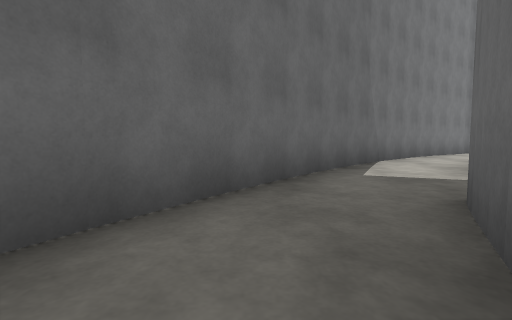
[1] (above)

17 first-person views from a walk through a world built for the Gazebo simulator. The camera is 0.94 m above the floor, tilts 4° down and sees 85° across. The floor is counted in squares, 2 m on a side. Each view is taken from the middle of a square. On the plan, view 1 faces up. The plan holds only what a view shows up to about 9 squares ahead; the rest is blank. The place goes on beyond the plan.

[2]
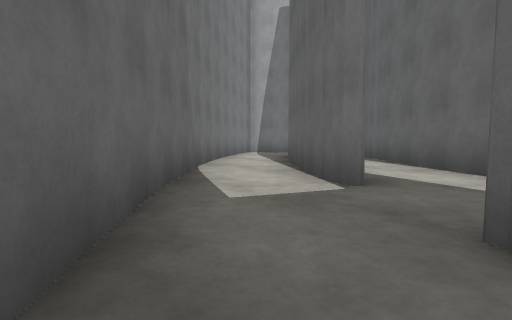

[3]
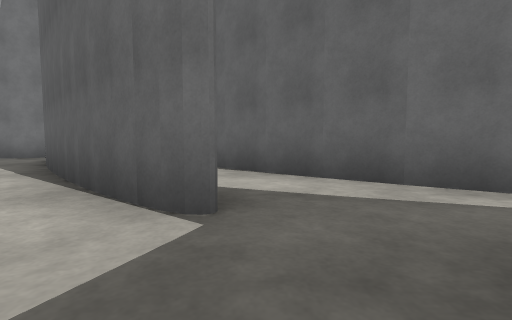

[4]
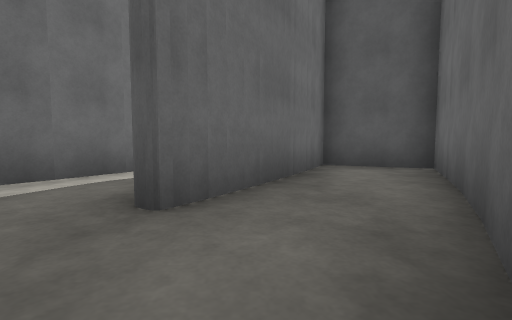

[5]
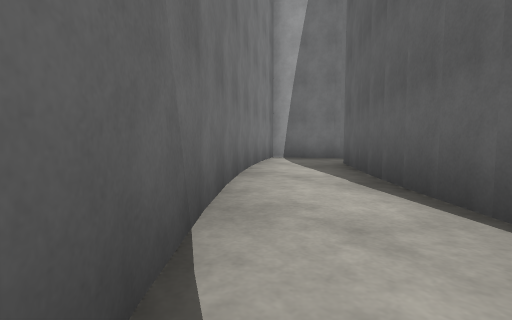

[6]
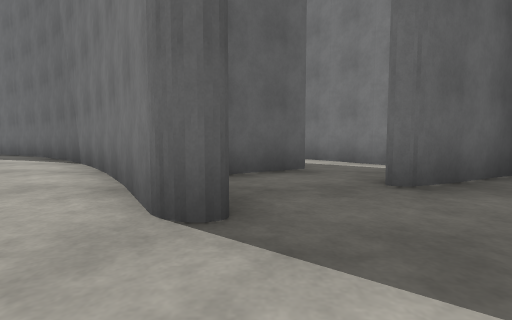

[7]
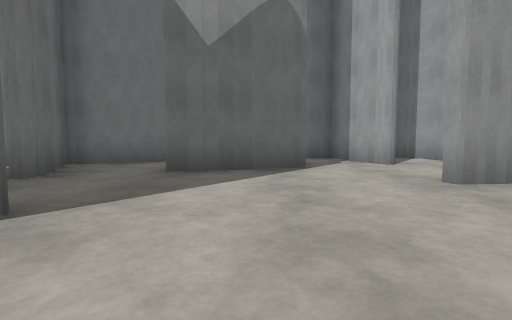

[8]
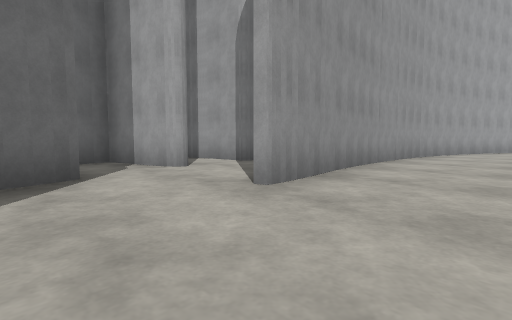

[9]
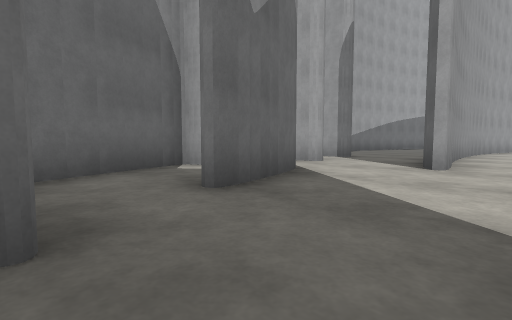

[10]
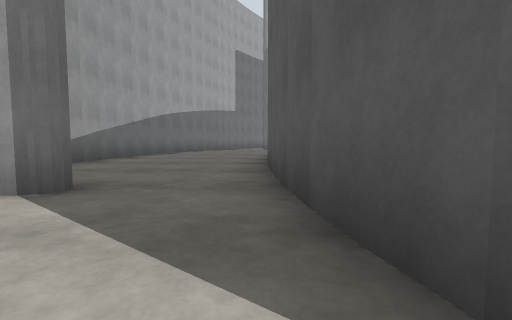

[11]
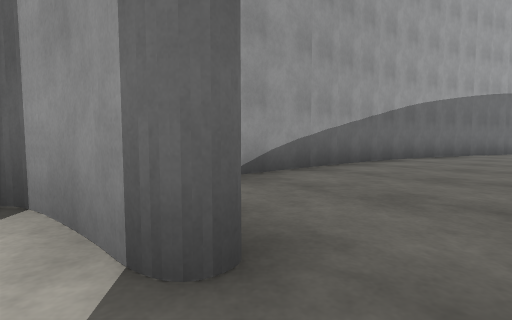

[12]
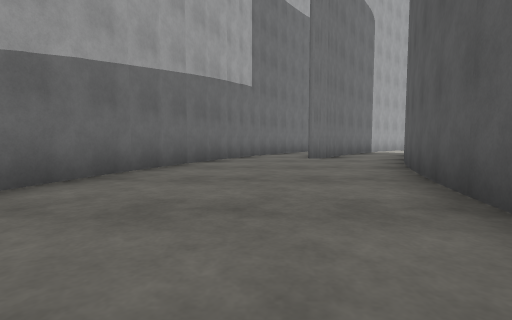

[13]
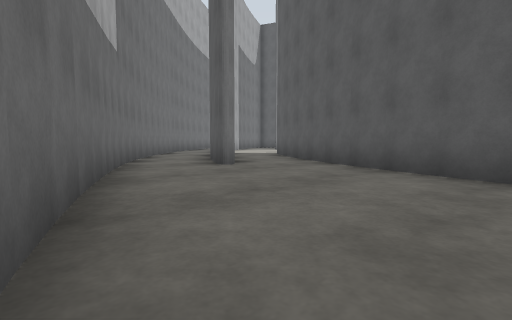

[14]
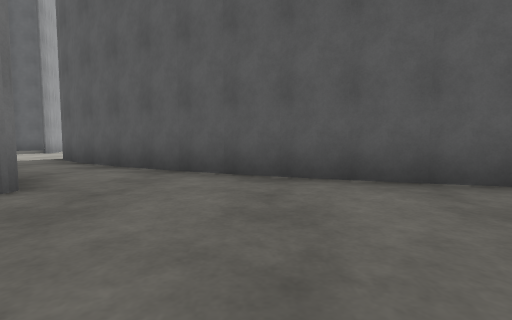

[15]
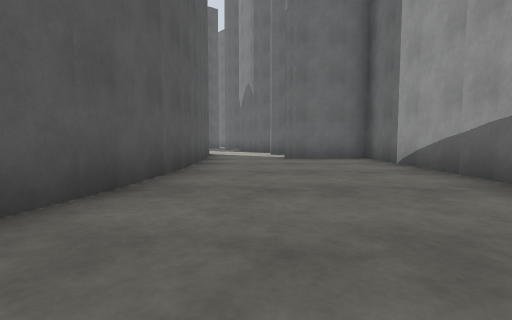

[16]
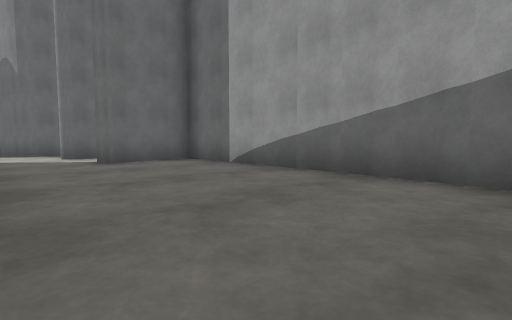

[17]
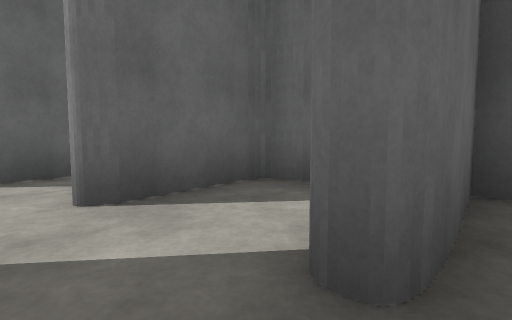

### Floor plan
Ten units are one square. View 1 is at (0, 0); x grows to the right and y downward. Boxes are objects, and circles mark ways between rooms. Rooms are numbered by the first view taken in them; rooms with no view inside come last. Other rooms are left out.
<svg viewBox="-25 -134 335 229">
<path fill="none" stroke="#000" d="M-9 -15 -20 6 -4 13 15 -20M1 -30 -10 -14M28 -35 33 -42M31 -41 38 -48M9 -42 1 -30M23 -57 8 -41M32 4 29 10M45 -15 31 5M62 -33 44 -15M81 -49 60 -33M103 -64 79 -49M181 -84 142 -80M142 -83 148 -85M146 -84 159 -87M175 -86 168 -85M203 -84 179 -84M208 -83 202 -83M230 -79 207 -83M123 -96 107 -92M127 -98 121 -96M74 -78 82 -66M144 -107 139 -124 132 -123M144 -108 140 -125M127 -109 129 -100M84 -105 92 -86M84 -105 92 -89M164 -109 163 -123M162 -121 161 -126M145 -126 148 -107M227 -85 265 -72M241 -124 217 -127M210 -87 224 -85M218 -128 166 -129 168 -110M264 -71 286 -60M284 -108 239 -124M286 -86 302 -76M183 -89 211 -87M305 -96 282 -108M301 -70 286 -80M159 -86 185 -89M86 -88 78 -103 47 -81M58 -66 74 -78M88 -86 85 -90M31 -66 23 -57M47 -81 30 -65M38 -48 58 -67M117 -119 84 -105M297 -51 304 -45M285 -60 298 -51M57 -35 79 -56"/>
<circle cx="10" cy="-30" r="3" fill="#2a7"/>
<circle cx="30" cy="-60" r="3" fill="#2a7"/>
<circle cx="145" cy="-95" r="3" fill="#2a7"/>
<circle cx="90" cy="-80" r="3" fill="#2a7"/>
<circle cx="100" cy="-100" r="3" fill="#2a7"/>
<circle cx="170" cy="-100" r="3" fill="#2a7"/>
<circle cx="50" cy="-80" r="3" fill="#2a7"/>
<text x="0" y="-10">1</text>
<text x="20" y="-40">2</text>
<text x="170" y="90">3</text>
<text x="160" y="-110">4</text>
<text x="240" y="-100">5</text>
<text x="70" y="-80">6</text>
<text x="40" y="-70">7</text>
<text x="110" y="-110">8</text>
<text x="300" y="-60">9</text>
<text x="50" y="-40">10</text>
</svg>
Room 1 opens to room 2. Room 2 opens to room 7. Room 3 opens to room 4. Room 3 opens to room 6. Room 3 opens to room 8. Room 4 opens to room 5. Room 6 opens to room 7.

Where each view was taken, in squares from view 1:
view 1: 0 up, 0 right, facing up
view 2: 2 up, 0 right, facing up-right
view 3: 3 up, 1 right, facing right
view 4: 4 up, 1 right, facing down
view 5: 5 up, 2 right, facing up-right
view 6: 7 up, 12 right, facing left
view 7: 5 up, 12 right, facing up
view 8: 6 up, 12 right, facing up-right
view 9: 7 up, 9 right, facing up-right
view 10: 9 up, 14 right, facing right
view 11: 10 up, 16 right, facing up-right
view 12: 10 up, 21 right, facing right
view 13: 12 up, 24 right, facing down-right
view 14: 11 up, 26 right, facing down
view 15: 10 up, 24 right, facing left
view 16: 9 up, 23 right, facing up-left
view 17: 10 up, 17 right, facing up-left
